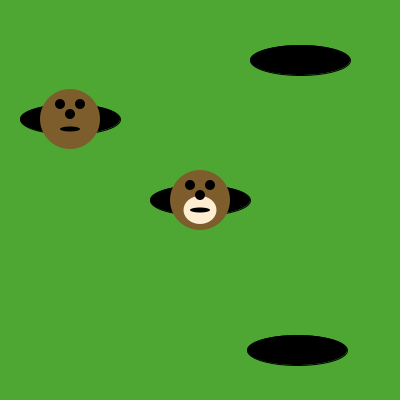
Frame 1 (no input)
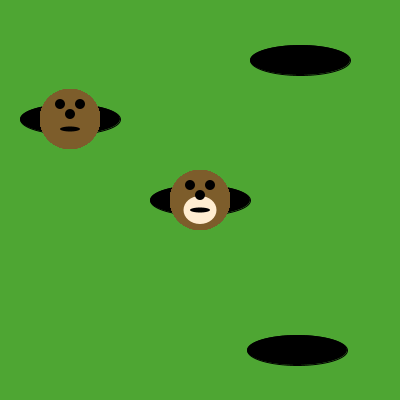
Frame 60 (the mouse pressed at the canvas centre just before this capture)
Frame 120 (the mouse held since frame 60 and released just before this capture): identical to frame 60, image omitted

The Processing sketch that drew these frames (run headless with seeded random() and noise(); from frame 60 on, the mouse is pressed at the canvas centre):

// Processing sketch: moles_in_holes
// ── moles_in_holes.pde
void draw() {

/* Use the method below to put moles in the holes. */





     noStroke();
     fill(125, 93, 43);
     ellipse(200, 200, 60, 60); // face
     ellipse(70, 119, 60, 60); // face

     fill(255, 237, 209);
     ellipse(200, 200+10, 33, 28); 
     fill(0, 0, 0);
     ellipse(200-10, 200-15, 10, 10); // eyes
     ellipse(200+10, 200-15, 10, 10);
     ellipse(70-10,119-15,10,10);
     ellipse(70+10,119-15,10,10);
     ellipse(200, 200-5, 10, 10); // nose
     ellipse(70, 119-5, 10, 10); 
     ellipse(200, 200+10, 20, 5); // mouth
     ellipse(70, 119+10, 20, 5); // mouth
}

void setup() {
     size(400, 400);
     background(78, 166, 51); // green grass
     fill(0, 0, 0);
     ellipse(200, 200, 100, 30); // holes
     ellipse(70, 119, 100, 30);
     ellipse(300, 60, 100, 30);
     ellipse(297, 350, 100, 30);
}
